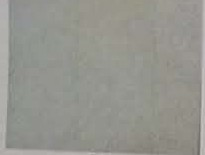
#> input picture data/assets/catalog-01.jpg, 205 x 155 px
$ python crop_inventory_previews.py
#> lines starting #> are read from the running program, lines starting #| are printed output that depends on the picture
from pathlib import Path
from PIL import Image

ROOT = Path(__file__).resolve().parents[1]
ASSETS = ROOT / "data" / "assets"

# Coordinates are the individual swatch areas in the existing product sheets.
CROPS = {
    # Existing catalog thumbnails, trimmed to the panel surface so web inventory
    # and the mobile app use the same image treatment.
    "01": ("catalog-01.jpg", (0, 0, 185, 155)),
    "84-25": ("catalog-84-25.jpg", (0, 0, 195, 155)),
    "423": ("catalog-423.jpg", (0, 0, 185, 155)),
    "LJS-110": ("catalog-LJS-110.jpg", (0, 0, 190, 120)),
    "LJS-121": ("catalog-LJS-121.jpg", (0, 0, 185, 120)),
    "F-44": ("inventory-seamless2.jpg", (395, 120, 760, 485)),
    "F-213": ("inventory-seamless.jpg", (395, 980, 760, 1345)),
    "F-222": ("inventory-seamless.jpg", (765, 980, 1130, 1345)),
    "PG-00": ("inventory-grove.jpg", (120, 495, 330, 655)),
    "PG-08": ("inventory-grove.jpg", (120, 685, 330, 850)),
    "PG-203": ("inventory-grove.jpg", (345, 1075, 540, 1245)),
    "LJS-102": ("inventory-uvboard.jpg", (925, 960, 1260, 1335)),
    "150-48": ("inventory-5-in-1.jpg", (550, 850, 740, 1010)),
    "150-00B": ("inventory-5-in-1.jpg", (120, 460, 300, 570)),
    "150-10": ("inventory-5-in-1.jpg", (315, 650, 530, 775)),
    "150-05B": ("inventory-5-in-1.jpg", (770, 490, 960, 570)),
    "160-23": ("inventory-4-in-1-fluted.jpg", (770, 520, 1130, 880)),
    "160-KB-01": ("inventory-4-in-1-fluted.jpg", (770, 120, 1130, 480)),
    "160-KB-02": ("inventory-4-in-1-fluted.jpg", (410, 120, 770, 480)),
    "195-04": ("inventory-3-in-1.jpg", (45, 120, 400, 480)),
    "195-05": ("inventory-3-in-1.jpg", (410, 120, 765, 480)),
    "195-07": ("inventory-3-in-1.jpg", (45, 520, 400, 880)),
}

for code, (source_name, box) in CROPS.items():
    source = ASSETS / source_name
    output = ASSETS / f"inventory-crop-{code}.jpg"
    with Image.open(source) as image:
#> image is the input picture: PIL image 205x155 RGB; mean R, G, B 149.1, 149.1, 142.5
        cropped = image.crop(box)
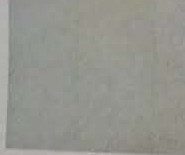
#> cropped: PIL image 185x155 RGB; mean R, G, B 148.6, 148.8, 142.1
        # The supplied inventory sheets frame each swatch with an orange/black
        # border. Keep only the panel material in the customer preview asset.
        if source_name not in {
            "inventory-5-in-1.jpg",
            "catalog-01.jpg",
            "catalog-84-25.jpg",
            "catalog-423.jpg",
            "catalog-LJS-110.jpg",
            "catalog-LJS-121.jpg",
        }:
            inset_x = 46
            inset_y = 60
            width, height = cropped.size
            cropped = cropped.crop((inset_x, inset_y, width - inset_x, height - inset_y))
        cropped.save(output, quality=94, optimize=True)
    print(output.name)
#> pass 2 of the loop `for code, (source_name, box) in CROPS.items():`:
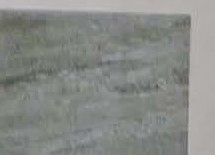
#> input picture data/assets/catalog-84-25.jpg, 215 x 155 px
#> image is the input picture: PIL image 215x155 RGB; mean R, G, B 135.4, 137.8, 134.2
#> `cropped = image.crop(box)`:
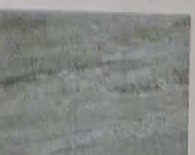
#> cropped: PIL image 195x155 RGB; mean R, G, B 131.2, 134.3, 130.6
#> pass 3 of the loop `for code, (source_name, box) in CROPS.items():`:
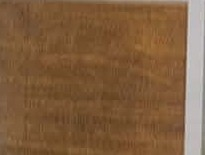
#> input picture data/assets/catalog-423.jpg, 205 x 155 px
#> image is the input picture: PIL image 205x155 RGB; mean R, G, B 128.5, 94.6, 62.8
#> `cropped = image.crop(box)`:
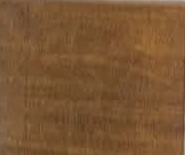
#> cropped: PIL image 185x155 RGB; mean R, G, B 122.7, 85.8, 51
#> (the run stopped early here; a loop or call above may not have finished)
